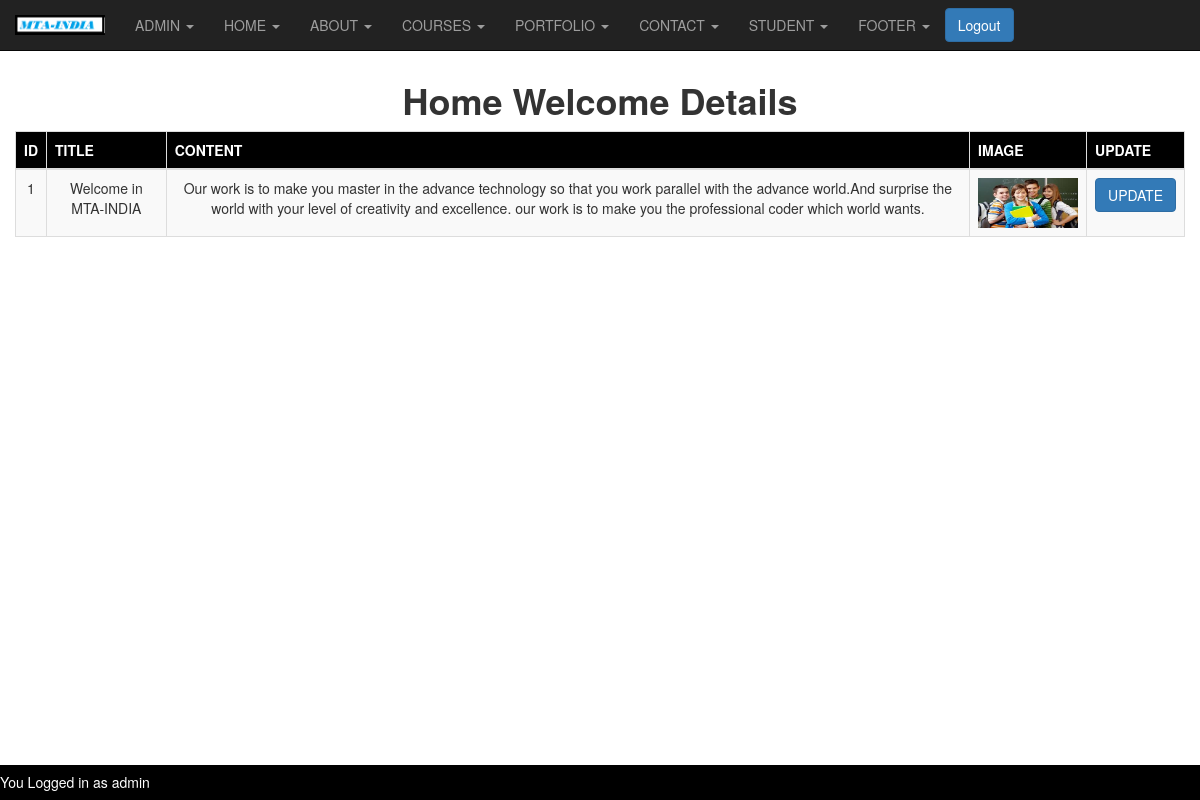
The app's page /adminhomewelcome.php (signed in) with its own data.
### tables this page shows
CREATE TABLE IF NOT EXISTS `homewelcome` (
  `id` int NOT NULL AUTO_INCREMENT,
  `title` varchar(150) NOT NULL,
  `content` varchar(500) NOT NULL,
  `image` varchar(190) NOT NULL,
  PRIMARY KEY (`id`)
);

### adminhomewelcome.php (the view, shortened to what this page needs)
<?php
if(isset($_SESSION['username']) && isset($_SESSION['password']))
{
include('config.php');
$execute = "SELECT * FROM `homewelcome`";
    $row = @mysqli_query($link,$execute) or die("<br>query could not executed");
?>
<!DOCTYPE html>
<html>
<head>
  <link rel="stylesheet" href="https://maxcdn.bootstrapcdn.com/bootstrap/3.4.1/css/bootstrap.min.css">
</head>
<body>
    <?php include('adminheader.php');  ?>
    <center>
    <br><br><br>
    <h1><b>Home Welcome Details</b></h1>
    <div class="container-fluid">
    <table class="table table-responsive table-bordered table-striped" style="text-align:center;">
    <thead style="background-color:black;">
        <tr>
            <th>
                <span style="color:white;">ID</span>
            </th>
            <th>
                <span style="color:white;">TITLE</span>
            </th>
            <th>
                <span style="color:white;">CONTENT</span>
            </th>
            <th>
                <span style="color:white;">IMAGE</span>
            </th>
            <th>
                <span style="color:white;">UPDATE</span>
            </th>
        </tr>
        </thead>
     <?php
        while($column = mysqli_fetch_row($row))
    {
    ?>
    <tbody>
        <tr>
            <td>
                <?php echo $column[0];?>
            </td>
            <td>
                <?php echo $column[1];?>
            </td>
            <td>
                <?php echo $column[2];?>
            </td>
            <td>
                <?php echo "<img src='Photo/$column[3]' width='100px' height='50px'";?>
            </td>
            <td>
            <?php echo "<a href='updatehomewelcome.php?des=$column[2]'><input type='button' class='btn btn-primary' name='btn' value='UPDATE'></a>";?>
            </td>
        </tr>
    <?php
     }
     ?>
     </tbody>
    </table>
    </div>
       </center>
       <br>
       <div class="footer">
     <h5 style="float:left;color:white;">You Logged in as <?php echo $_SESSION['username'];?></h5>
</div>
</body>
</html>
<?php
}
else{
	header("location:admin.php?login first");
}
?>

### adminhomewelcome.php (style rules this page uses)
.footer { position:fixed; left: 0; bottom: 0; width: 100%; background-color: black; color: white; text-align: center; }

### records on screen
homewelcome: id "1", title "Welcome in MTA-INDIA", content "Our work is to make you master in the advance technology so that you work parallel with the advance world.And surprise the world with your level of creativity and excellence. our work is to make you the professional coder which world wants.", image (picture)

### other values on screen
$_SESSION['username'] "admin"
